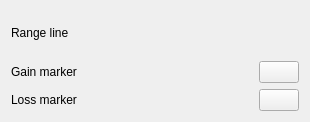
<?xml version="1.0" encoding="UTF-8"?>
<ui version="4.0">
 <author>Johannes Simon</author>
 <class>StockConfigWidget</class>
 <widget class="QWidget" name="StockConfigWidget">
  <property name="geometry">
   <rect>
    <x>0</x>
    <y>0</y>
    <width>310</width>
    <height>122</height>
   </rect>
  </property>
  <layout class="QGridLayout" name="gridLayout">
   <item row="0" column="0">
    <widget class="QLabel" name="datasetPenLabel">
     <property name="text">
      <string>Range line</string>
     </property>
     <property name="alignment">
      <set>Qt::AlignLeading|Qt::AlignLeft|Qt::AlignVCenter</set>
     </property>
    </widget>
   </item>
   <item row="0" column="1">
    <widget class="KoChart::StrokeConfigWidget" name="rangeLineStroke" native="true">
     <property name="minimumSize">
      <size>
       <width>40</width>
       <height>20</height>
      </size>
     </property>
    </widget>
   </item>
   <item row="1" column="0">
    <widget class="QLabel" name="datasetColorLabel">
     <property name="enabled">
      <bool>true</bool>
     </property>
     <property name="sizePolicy">
      <sizepolicy hsizetype="MinimumExpanding" vsizetype="Preferred">
       <horstretch>0</horstretch>
       <verstretch>0</verstretch>
      </sizepolicy>
     </property>
     <property name="text">
      <string>Gain marker</string>
     </property>
     <property name="alignment">
      <set>Qt::AlignLeading|Qt::AlignLeft|Qt::AlignVCenter</set>
     </property>
    </widget>
   </item>
   <item row="1" column="1">
    <widget class="KColorButton" name="gainMarker">
     <property name="text">
      <string/>
     </property>
    </widget>
   </item>
   <item row="2" column="0">
    <widget class="QLabel" name="datasetColorLabel_2">
     <property name="enabled">
      <bool>true</bool>
     </property>
     <property name="sizePolicy">
      <sizepolicy hsizetype="MinimumExpanding" vsizetype="Preferred">
       <horstretch>0</horstretch>
       <verstretch>0</verstretch>
      </sizepolicy>
     </property>
     <property name="text">
      <string>Loss marker</string>
     </property>
     <property name="alignment">
      <set>Qt::AlignLeading|Qt::AlignLeft|Qt::AlignVCenter</set>
     </property>
    </widget>
   </item>
   <item row="2" column="1">
    <widget class="KColorButton" name="lossMarker">
     <property name="text">
      <string/>
     </property>
    </widget>
   </item>
  </layout>
 </widget>
 <customwidgets>
  <customwidget>
   <class>KoChart::StrokeConfigWidget</class>
   <extends>QWidget</extends>
   <header>StrokeConfigWidget.h</header>
   <container>1</container>
  </customwidget>
  <customwidget>
   <class>KColorButton</class>
   <extends>QPushButton</extends>
   <header location="global">kcolorbutton.h</header>
   <container>1</container>
  </customwidget>
 </customwidgets>
 <resources/>
 <connections/>
</ui>
